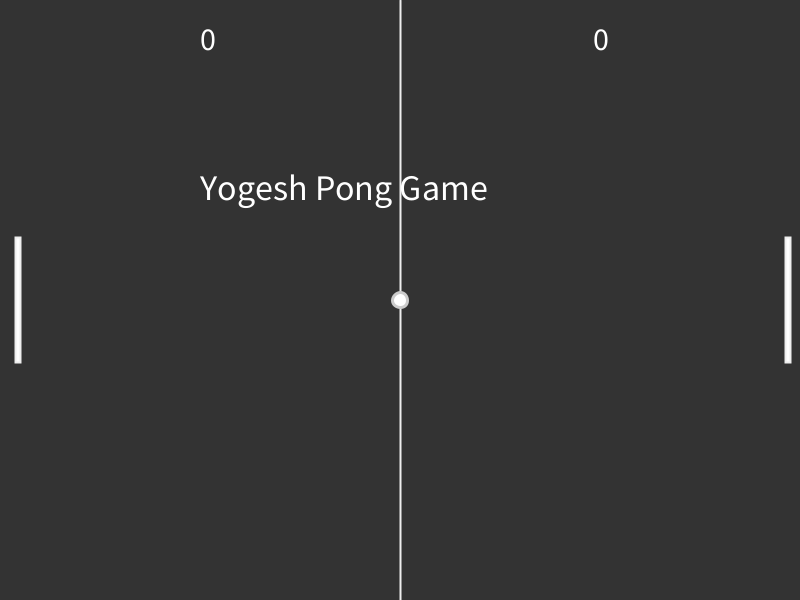
Frame 1 (no input)
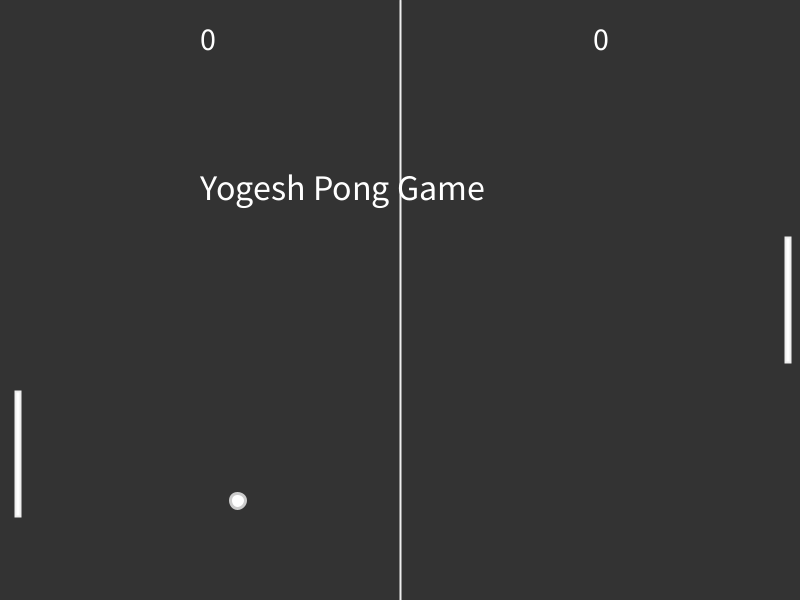
Frame 60 (the mouse pressed at the canvas centre just before this capture)
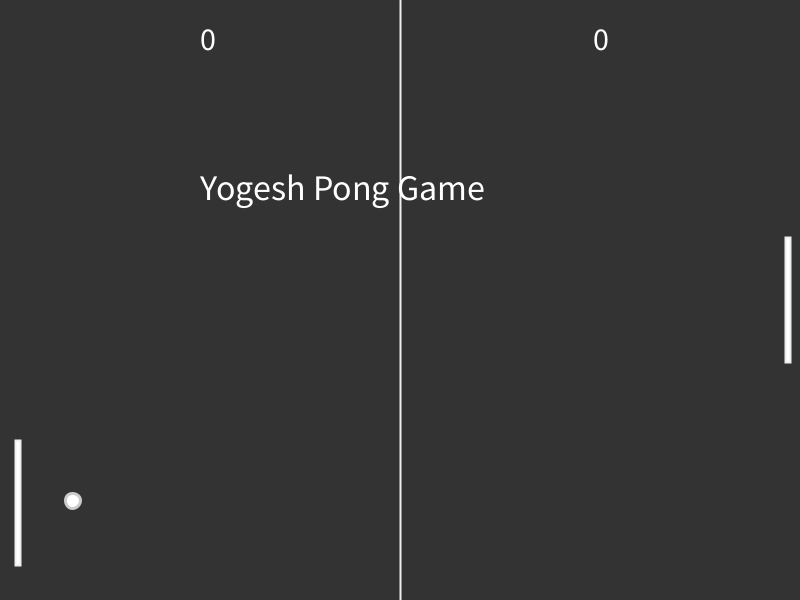
Frame 120 (the mouse held since frame 60 and released just before this capture)

The Processing sketch that drew these frames (run headless with seeded random() and noise(); from frame 60 on, the mouse is pressed at the canvas centre):

// Processing sketch: processing_185977
// ── processing_185977.pde

Pipe player;
NPC oponent;
Ball ball;
int o_point = 0, p_point = 0;

void setup(){
   size(800, 600);
   player = new Pipe(0);
   oponent = new NPC(1);
   ball = new Ball();
}

void draw(){
  background(#333333);
  stroke(#EEEEEE);
  strokeWeight(2);
  line(width/2, 0, width/2, height);
   textSize(36);
    text("Yogesh Pong Game", 200, 200);
  score();
  player.render_pipe();
  oponent.render_pipe();
  oponent.follow_ball();
  ball.render_ball();
  ball.move();
}


void score(){
  textSize(32);
  text(o_point, width/4, 50);
  text(p_point, width/1.35, 50);  
}

class Pipe{
  
  int position = 0;
  float py = (height/2)-62.5;
  float py_temp = 0;
  
  Pipe(int side){
    position = side == 1 ? 15 : width-15;
  }

  void render_pipe(){
    rect(position, py, 5, 125);    
  }
  
  void move(boolean direction){     
     py_temp = direction ? -8.55 : 8.55;
     check_limits(py + py_temp);
     py += py_temp;
  }  
  
  void check_limits(float antecipate){
    if(antecipate <= 2 || antecipate >= height - 127){
      if(py - 2 < 0){
        py_temp = 0;
      } else if(py + 127 > height){
         py_temp = height - (py + 125);
      }  
    }   
  }
}

class NPC extends Pipe{
 int press_time = 0;
 NPC(int side){
   super(side);  
 }
 
  void follow_ball(){
    if(millis() - press_time >= 45){
      if(ball.by < py+64.5){
        super.move(true);
      } else if(ball.by > py+64.5){
        super.move(false);
      }
      press_time = millis();
    }
  } 
}

class Ball{
   float bx, by;
   boolean wall_collision, pipe_collision;
   
   Ball(){
    ball_configure();
   }
   
   void ball_configure(){
     bx = width/2;
     by = height/2;   
     wall_collision = random(1) > .5? true : false;
     pipe_collision = random(1) > .5? true : false;     
   }
   
   void render_ball(){
     strokeWeight(3);
     stroke(#CCCCCC);
     ellipse(bx, by, 15, 15); 
   }
   
   void move(){
     check_limits();
     check_collision(); 
     by += wall_collision? 3.4 : -3.4;
     bx += pipe_collision? 2.75 : -2.75;
   }
   
   void check_limits(){
     if(by <= 10 || by >= height){
       wall_collision = !wall_collision;       
     } 
     if(bx < 0){
       p_point++;
       ball_configure();
     } else if(bx > width){
       o_point++;
       ball_configure();
     }
   }
   
   void check_collision(){
      if(bx >= width-20){
        if(by <= player.py + 125 && by >= player.py ){
          pipe_collision = !pipe_collision;
        }
      }
      if(bx <= 20){
        if(by < oponent.py + 125 && by >= oponent.py){
          pipe_collision = !pipe_collision;
        }
      }
   }
  
}

void keyPressed(){
  if(keyCode == UP){
    player.move(true);
  } else if(keyCode == DOWN) {
    player.move(false);
  }
}
// gui.pde
